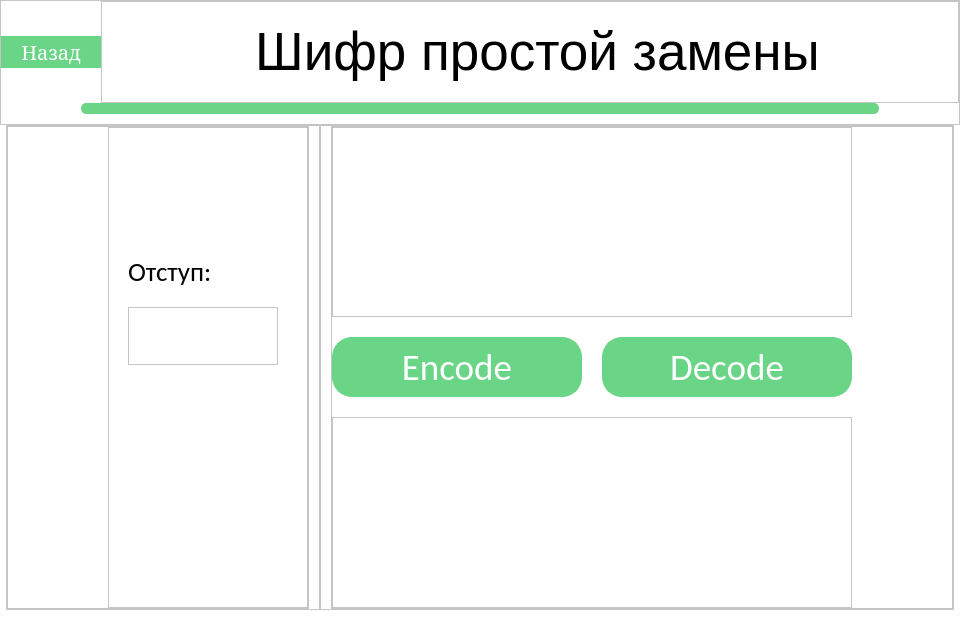
<?xml version="1.0" encoding="UTF-8"?>
<ui version="4.0">
 <class>Invoices</class>
 <widget class="QDialog" name="Invoices">
  <property name="geometry">
   <rect>
    <x>0</x>
    <y>0</y>
    <width>960</width>
    <height>620</height>
   </rect>
  </property>
  <property name="minimumSize">
   <size>
    <width>960</width>
    <height>620</height>
   </size>
  </property>
  <property name="font">
   <font>
    <family>Bauhaus 93</family>
    <pointsize>72</pointsize>
   </font>
  </property>
  <property name="windowTitle">
   <string>Invoices</string>
  </property>
  <property name="styleSheet">
   <string notr="true">background: rgb(255, 255, 255);
background-position: center;</string>
  </property>
  <layout class="QVBoxLayout" name="verticalLayout_2">
   <property name="spacing">
    <number>0</number>
   </property>
   <property name="leftMargin">
    <number>0</number>
   </property>
   <property name="topMargin">
    <number>0</number>
   </property>
   <property name="rightMargin">
    <number>0</number>
   </property>
   <property name="bottomMargin">
    <number>0</number>
   </property>
   <item>
    <layout class="QVBoxLayout" name="verticalLayout">
     <item>
      <widget class="QFrame" name="frame">
       <property name="frameShape">
        <enum>QFrame::StyledPanel</enum>
       </property>
       <property name="frameShadow">
        <enum>QFrame::Raised</enum>
       </property>
       <layout class="QVBoxLayout" name="verticalLayout_7">
        <property name="spacing">
         <number>0</number>
        </property>
        <property name="leftMargin">
         <number>0</number>
        </property>
        <property name="topMargin">
         <number>0</number>
        </property>
        <property name="rightMargin">
         <number>0</number>
        </property>
        <property name="bottomMargin">
         <number>0</number>
        </property>
        <item>
         <layout class="QHBoxLayout" name="horizontalLayout_8">
          <item>
           <widget class="QPushButton" name="backButton">
            <property name="maximumSize">
             <size>
              <width>100</width>
              <height>16777215</height>
             </size>
            </property>
            <property name="font">
             <font>
              <family>MS Serif</family>
              <pointsize>15</pointsize>
             </font>
            </property>
            <property name="styleSheet">
             <string notr="true">
QPushButton{
background-color: #6ad487;
border-radius: 20;
color: white; 

border: 2px solid #6ad487;
}

QPushButton:hover {

	
	
	border-color: rgb(255, 255, 255);
	font: 17pt &quot;MS Serif&quot;;
}

</string>
            </property>
            <property name="text">
             <string>Назад</string>
            </property>
           </widget>
          </item>
          <item>
           <widget class="QFrame" name="frame_6">
            <property name="frameShape">
             <enum>QFrame::StyledPanel</enum>
            </property>
            <property name="frameShadow">
             <enum>QFrame::Raised</enum>
            </property>
            <layout class="QVBoxLayout" name="verticalLayout_9">
             <property name="spacing">
              <number>0</number>
             </property>
             <property name="leftMargin">
              <number>20</number>
             </property>
             <property name="topMargin">
              <number>20</number>
             </property>
             <property name="rightMargin">
              <number>5</number>
             </property>
             <property name="bottomMargin">
              <number>20</number>
             </property>
             <item>
              <widget class="QLabel" name="label">
               <property name="font">
                <font>
                 <pointsize>40</pointsize>
                </font>
               </property>
               <property name="text">
                <string>Шифр простой замены</string>
               </property>
               <property name="alignment">
                <set>Qt::AlignCenter</set>
               </property>
              </widget>
             </item>
            </layout>
           </widget>
          </item>
         </layout>
        </item>
        <item>
         <layout class="QVBoxLayout" name="verticalLayout_6"/>
        </item>
        <item>
         <layout class="QVBoxLayout" name="verticalLayout_5">
          <property name="spacing">
           <number>0</number>
          </property>
          <property name="leftMargin">
           <number>80</number>
          </property>
          <property name="rightMargin">
           <number>80</number>
          </property>
          <property name="bottomMargin">
           <number>10</number>
          </property>
          <item alignment="Qt::AlignVCenter">
           <widget class="QFrame" name="frame_7">
            <property name="minimumSize">
             <size>
              <width>0</width>
              <height>11</height>
             </size>
            </property>
            <property name="maximumSize">
             <size>
              <width>16777215</width>
              <height>0</height>
             </size>
            </property>
            <property name="styleSheet">
             <string notr="true">background-color: #6ad487;
border-radius: 5;
color: white; 
</string>
            </property>
            <property name="frameShape">
             <enum>QFrame::StyledPanel</enum>
            </property>
            <property name="frameShadow">
             <enum>QFrame::Raised</enum>
            </property>
            <layout class="QVBoxLayout" name="verticalLayout_8">
             <property name="spacing">
              <number>0</number>
             </property>
             <property name="leftMargin">
              <number>80</number>
             </property>
             <property name="topMargin">
              <number>10</number>
             </property>
             <property name="rightMargin">
              <number>80</number>
             </property>
             <property name="bottomMargin">
              <number>20</number>
             </property>
            </layout>
           </widget>
          </item>
         </layout>
        </item>
       </layout>
      </widget>
     </item>
    </layout>
   </item>
   <item>
    <layout class="QHBoxLayout" name="horizontalLayout">
     <property name="spacing">
      <number>10</number>
     </property>
     <property name="bottomMargin">
      <number>10</number>
     </property>
     <item alignment="Qt::AlignHCenter">
      <widget class="QFrame" name="frame_2">
       <property name="frameShape">
        <enum>QFrame::StyledPanel</enum>
       </property>
       <property name="frameShadow">
        <enum>QFrame::Raised</enum>
       </property>
       <layout class="QHBoxLayout" name="horizontalLayout_4">
        <property name="spacing">
         <number>10</number>
        </property>
        <property name="leftMargin">
         <number>0</number>
        </property>
        <property name="topMargin">
         <number>0</number>
        </property>
        <property name="rightMargin">
         <number>0</number>
        </property>
        <property name="bottomMargin">
         <number>0</number>
        </property>
        <item>
         <layout class="QHBoxLayout" name="horizontalLayout_2">
          <item>
           <widget class="QFrame" name="frame_3">
            <property name="frameShape">
             <enum>QFrame::StyledPanel</enum>
            </property>
            <property name="frameShadow">
             <enum>QFrame::Raised</enum>
            </property>
            <layout class="QHBoxLayout" name="horizontalLayout_5">
             <property name="spacing">
              <number>10</number>
             </property>
             <property name="leftMargin">
              <number>100</number>
             </property>
             <property name="topMargin">
              <number>0</number>
             </property>
             <property name="rightMargin">
              <number>0</number>
             </property>
             <property name="bottomMargin">
              <number>0</number>
             </property>
             <item>
              <layout class="QVBoxLayout" name="verticalLayout_10">
               <item>
                <widget class="QFrame" name="frame_8">
                 <property name="minimumSize">
                  <size>
                   <width>200</width>
                   <height>0</height>
                  </size>
                 </property>
                 <property name="frameShape">
                  <enum>QFrame::StyledPanel</enum>
                 </property>
                 <property name="frameShadow">
                  <enum>QFrame::Raised</enum>
                 </property>
                 <widget class="QTextEdit" name="offsetEdit">
                  <property name="geometry">
                   <rect>
                    <x>20</x>
                    <y>180</y>
                    <width>150</width>
                    <height>58</height>
                   </rect>
                  </property>
                  <property name="minimumSize">
                   <size>
                    <width>0</width>
                    <height>58</height>
                   </size>
                  </property>
                  <property name="maximumSize">
                   <size>
                    <width>16777215</width>
                    <height>58</height>
                   </size>
                  </property>
                 </widget>
                 <widget class="QLabel" name="label_3">
                  <property name="geometry">
                   <rect>
                    <x>20</x>
                    <y>120</y>
                    <width>150</width>
                    <height>50</height>
                   </rect>
                  </property>
                  <property name="font">
                   <font>
                    <family>Calibri</family>
                    <pointsize>20</pointsize>
                   </font>
                  </property>
                  <property name="text">
                   <string>Отступ:</string>
                  </property>
                 </widget>
                </widget>
               </item>
              </layout>
             </item>
            </layout>
           </widget>
          </item>
         </layout>
        </item>
        <item>
         <layout class="QVBoxLayout" name="verticalLayout_3">
          <item>
           <widget class="QFrame" name="frame_4">
            <property name="frameShape">
             <enum>QFrame::StyledPanel</enum>
            </property>
            <property name="frameShadow">
             <enum>QFrame::Raised</enum>
            </property>
            <layout class="QVBoxLayout" name="verticalLayout_4">
             <property name="spacing">
              <number>0</number>
             </property>
             <property name="leftMargin">
              <number>0</number>
             </property>
             <property name="topMargin">
              <number>0</number>
             </property>
             <property name="rightMargin">
              <number>0</number>
             </property>
             <property name="bottomMargin">
              <number>0</number>
             </property>
            </layout>
           </widget>
          </item>
         </layout>
        </item>
        <item>
         <layout class="QHBoxLayout" name="horizontalLayout_3">
          <item>
           <widget class="QFrame" name="frame_5">
            <property name="frameShape">
             <enum>QFrame::StyledPanel</enum>
            </property>
            <property name="frameShadow">
             <enum>QFrame::Raised</enum>
            </property>
            <layout class="QHBoxLayout" name="horizontalLayout_6">
             <property name="spacing">
              <number>20</number>
             </property>
             <property name="leftMargin">
              <number>0</number>
             </property>
             <property name="topMargin">
              <number>0</number>
             </property>
             <property name="rightMargin">
              <number>100</number>
             </property>
             <property name="bottomMargin">
              <number>0</number>
             </property>
             <item>
              <layout class="QVBoxLayout" name="verticalLayout_11">
               <item>
                <widget class="QTextEdit" name="textEdit"/>
               </item>
               <item>
                <layout class="QHBoxLayout" name="horizontalLayout_7">
                 <item>
                  <widget class="QPushButton" name="encodeButton">
                   <property name="minimumSize">
                    <size>
                     <width>250</width>
                     <height>60</height>
                    </size>
                   </property>
                   <property name="maximumSize">
                    <size>
                     <width>250</width>
                     <height>60</height>
                    </size>
                   </property>
                   <property name="font">
                    <font>
                     <family>Calibri</family>
                     <pointsize>28</pointsize>
                    </font>
                   </property>
                   <property name="styleSheet">
                    <string notr="true">
QPushButton{
background-color: #6ad487;
border-radius: 20;
color: white; 

border: 2px solid #6ad487;
}

QPushButton:hover {

	
	
	border-color: rgb(255, 255, 255);
	font: 28pt &quot;Broadway&quot;;
}

</string>
                   </property>
                   <property name="text">
                    <string>Encode</string>
                   </property>
                  </widget>
                 </item>
                 <item>
                  <widget class="QPushButton" name="decodeButton">
                   <property name="minimumSize">
                    <size>
                     <width>250</width>
                     <height>60</height>
                    </size>
                   </property>
                   <property name="maximumSize">
                    <size>
                     <width>250</width>
                     <height>16777215</height>
                    </size>
                   </property>
                   <property name="font">
                    <font>
                     <family>Calibri</family>
                     <pointsize>28</pointsize>
                    </font>
                   </property>
                   <property name="styleSheet">
                    <string notr="true">
QPushButton{
background-color: #6ad487;
border-radius: 20;
color: white; 

border: 2px solid #6ad487;
}

QPushButton:hover {

	
	
	border-color: rgb(255, 255, 255);
	font: 28pt &quot;Broadway&quot;;
}

</string>
                   </property>
                   <property name="text">
                    <string>Decode</string>
                   </property>
                  </widget>
                 </item>
                </layout>
               </item>
               <item>
                <widget class="QTextEdit" name="resultEdit"/>
               </item>
              </layout>
             </item>
            </layout>
           </widget>
          </item>
         </layout>
        </item>
       </layout>
      </widget>
     </item>
    </layout>
   </item>
  </layout>
 </widget>
 <resources/>
 <connections/>
</ui>
